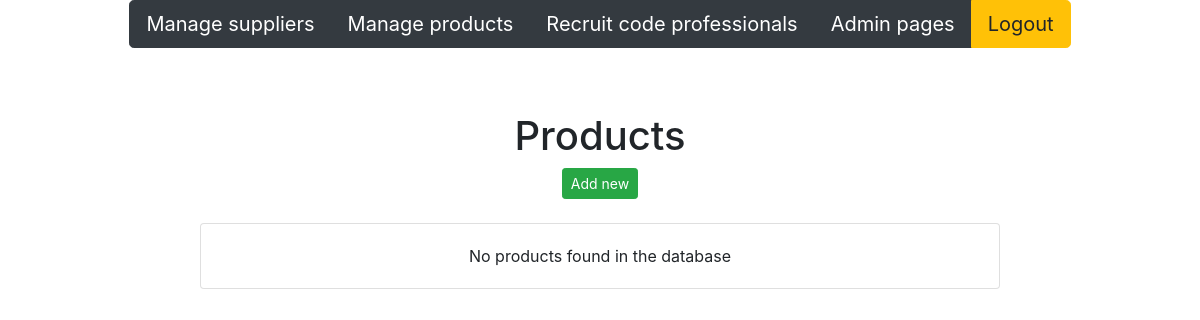
Before: /products/ with the older database file.
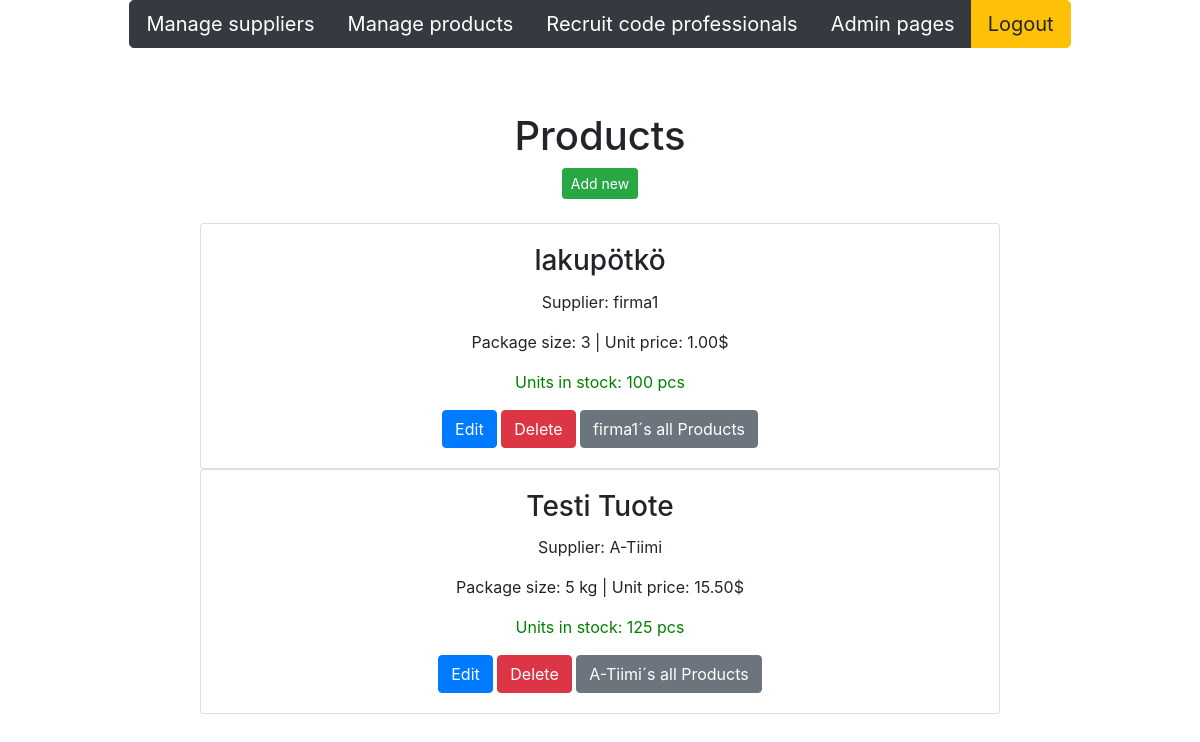
After: the same page with the newer database file.
### app/models.py (models this page shows, shortened)
class Product(models.Model):
    productname = models.CharField(max_length = 20, default = "laku")
    packagesize = models.CharField(max_length = 20, default = 3)
    unitprice = models.DecimalField(max_digits=8, decimal_places=2, default=1.00)
    unitsinstock = models.IntegerField(default = 3)
    supplier = models.ForeignKey(Supplier, on_delete=models.CASCADE)

class Supplier(models.Model):
    companyname = models.CharField(max_length = 50, default="firma")
    contactname = models.CharField(max_length = 50, default="firma")
    address = models.CharField(max_length = 100, default="firma")
    phone = models.CharField(max_length = 20, default="firma")
    email = models.CharField(max_length = 50, default="firma")
    country = models.CharField(max_length = 50, default="firma")

### app/views.py (the view)
# urls.py: path('products/', productlistview),
def productlistview(request):
    productlist = Product.objects.all()
    supplierlist = Supplier.objects.all()
    context = {'products': productlist, 'suppliers': supplierlist}
    return render (request,"productlist.html",context)

### app/templates/productlist.html (shortened to what this page needs)
{% extends 'index.html' %}
{% block content %}
<br />
<br />
<h1>Products</h1>
<button onclick="showaddform()" class="btn btn-success btn-sm">Add new</button>
<br>
<br>
{% for p in products %}
<div class="card" style="width: 50rem;">
    <div class="card-body">
        <h3 class="card-title">{{p.productname}} </h3>
        <p class="card-text">Supplier: {{p.supplier.companyname}}</p>
        <p class="card-text">Package size: {{p.packagesize}} | Unit price: {{p.unitprice}}$ </p>
        <p class="card-text" style="color: green;">Units in stock: {{p.unitsinstock}} pcs </p>
        <a href="/edit-product-get/{{p.id}}/" class="btn btn-primary">Edit</a>
        <a href="/confirm-delete-product/{{p.id}}/" class="btn btn-danger">Delete</a>
        <a href="/products-by-supplier/{{p.supplier.id}}/"
            class="btn btn-secondary">{{p.supplier.companyname}}´s all Products
        </a>
    </div>
</div>
{% empty %}
<div class="card" style="width: 50rem;">
    <div class="card-body">
        <p class="card-text">No products found in the database </p>
    </div>
</div>
{%endfor%}
{% endblock %}

Changed rows visible on the page:
added Product: productname "lakupötkö", supplier.companyname "firma1", packagesize "3", unitprice "1.00", unitsinstock "100"
added Product: productname "Testi Tuote", supplier.companyname "A-Tiimi", packagesize "5 kg", unitprice "15.50", unitsinstock "125"
Other visible differences:
text no longer shown: "No products found in the database"
